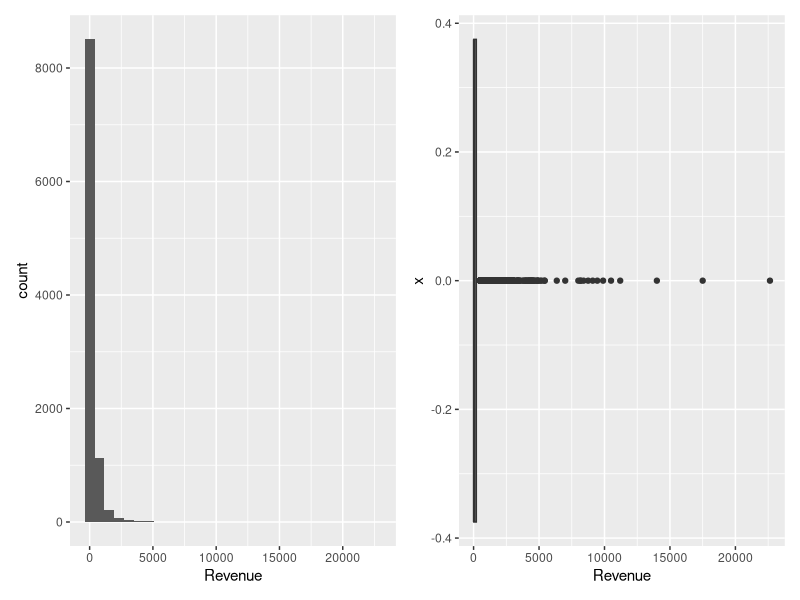
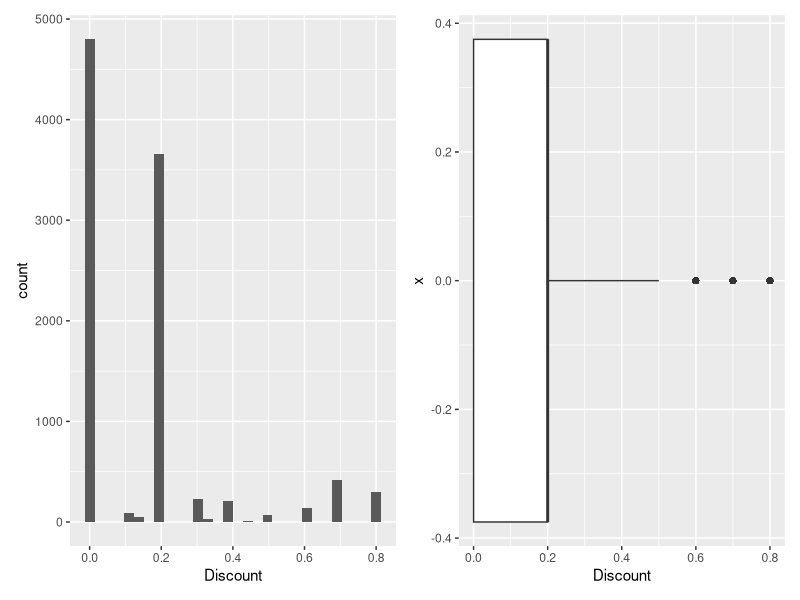
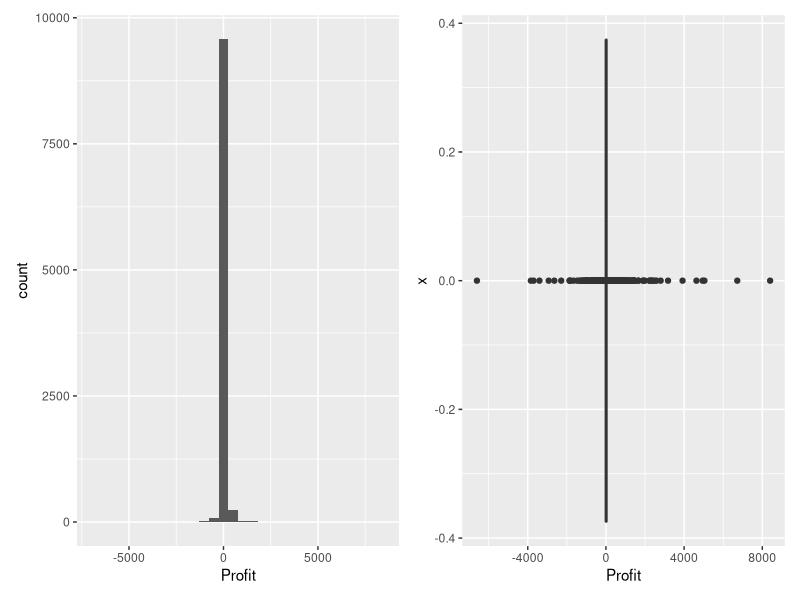
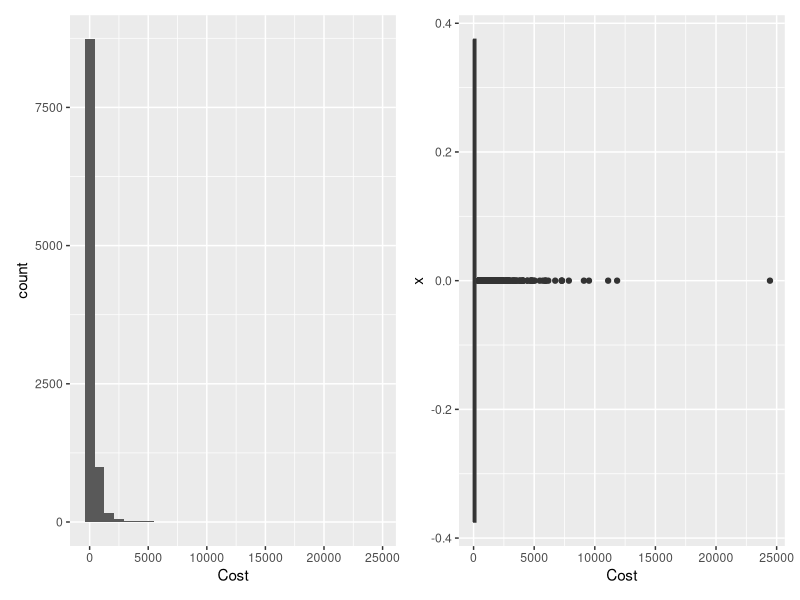
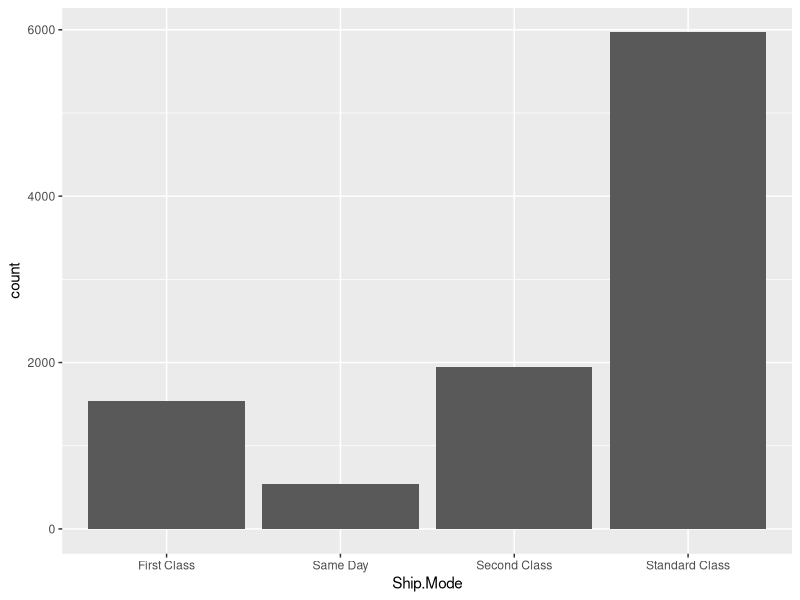
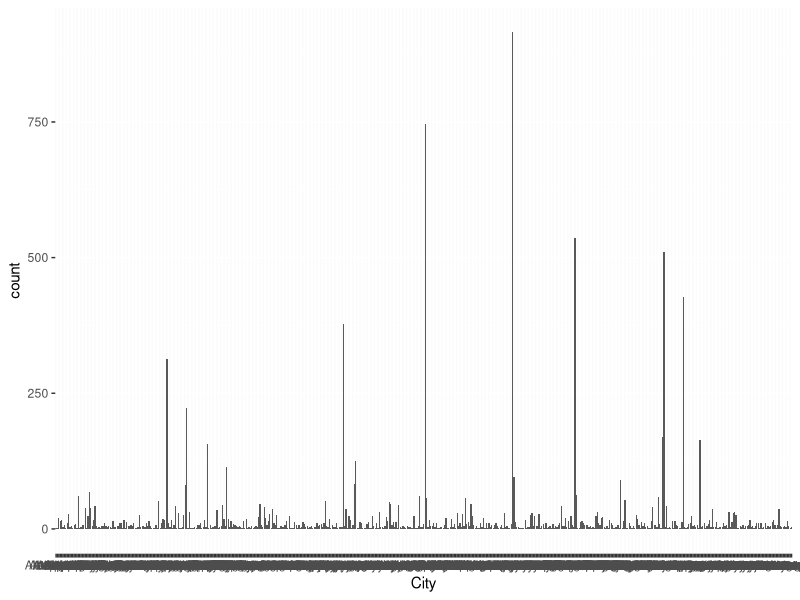
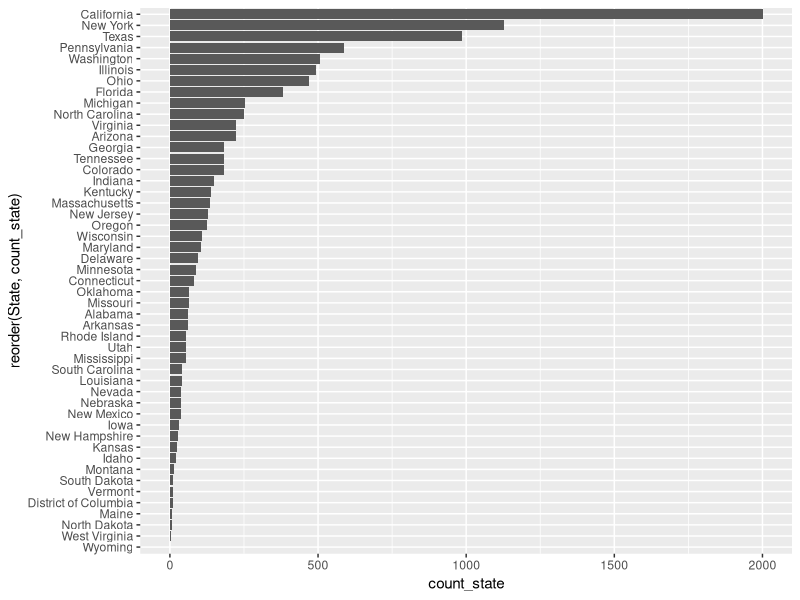
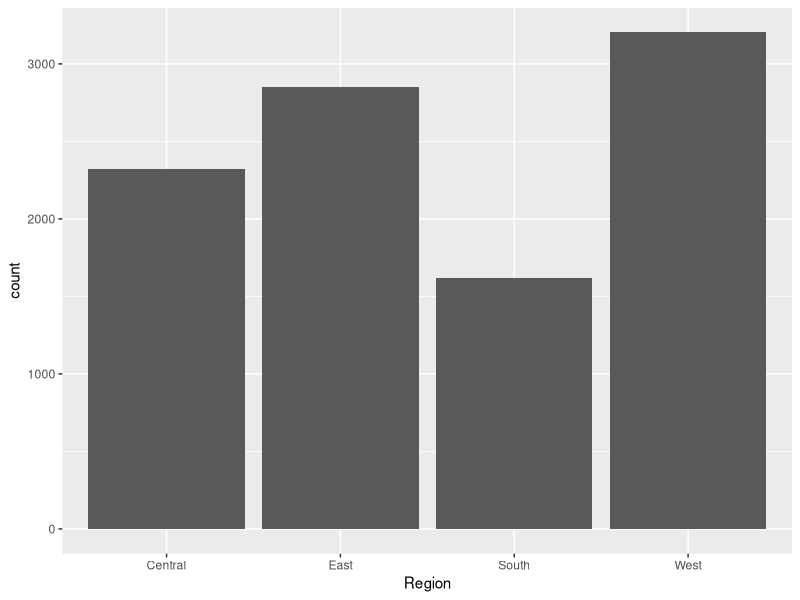

The R source for these figures, in order: (Note: this script raises an error after producing the figures.)
## ---- chunk 1
knitr::opts_chunk$set(echo = TRUE)
## ---- chunk 2
# Course: Communicating Data
# Purpose:
# Due Date: May 13, 2020
# Author: Dani Alday, Joey Clancy
## ---- chunk 3
# Clear environment of variables and functions
rm(list = ls(all = TRUE))

# Clear environmet of packages
if (is.null(sessionInfo()$otherPkgs) == FALSE) lapply(paste("package:", names(sessionInfo()$otherPkgs), sep = ""), detach, character.only = TRUE, unload = TRUE)
## ---- chunk 4
# Load all necessary packages below
library(ggplot2)
library(dplyr)
library(lubridate)
library(patchwork)
library(kableExtra)
library(forcats)
library(colorspace)
library(gridExtra)
## ---- chunk 5
# Remove scientific notation
options(scipen = 999)
## ---- chunk 6
# Load the data
officeMate <- read.csv("mtp_off_mate.csv", header = TRUE)
## ---- chunk 7
# Create cost column
officeMate <- cbind(officeMate, Cost = officeMate$Revenue - officeMate$Profit)
## ---- chunk 8
# Convert necessary variables to factors
names <- c("Ship.Mode", "City", "State", "Region", "Segment", "Category", "Sub.Category", "Quantity")
officeMate[names] <- lapply(officeMate[names], factor)
## ---- chunk 9
# Convert dates to date type
officeMate$Order.Date <- mdy(officeMate$Order.Date)
officeMate$Ship.Date <- mdy(officeMate$Ship.Date)

# Create shipping time variable
officeMate <- cbind(officeMate, shipTime = officeMate$Ship.Date - officeMate$Order.Date)
officeMate$shipTime <- as.numeric(officeMate$shipTime, units = "days")
## ---- chunk 10
# Return the first few rows of data
head(officeMate)
## ---- chunk 11
# Showing the type of variables in our data set
str(officeMate)
## ---- chunk 12
# Getting a summary of our variables
summary(officeMate)
## ---- chunk 13
# Creating a function to plot histogram and box plot at the same time
histPlusBox <- function(data, vbl, binNum) {
  histogram <- ggplot(data = data, mapping = aes(x = {{ vbl }})) +
    geom_histogram(bins = binNum)

  boxplot <- ggplot(data = data, mapping = aes(x = 0)) +
    geom_boxplot(mapping = aes(y = {{ vbl }})) +
    coord_flip()

  histogram + boxplot
}
## ---- chunk 14
# histogram of revenue
histPlusBox(officeMate, Revenue, 30)
## ---- chunk 15
# histogram of discount
histPlusBox(officeMate, Discount, 30)
## ---- chunk 16
# histogram of profit
histPlusBox(officeMate, Profit, 30)
## ---- chunk 17
# histogram of Cost
histPlusBox(officeMate, Cost, 30)
## ---- chunk 18
# Bar graph of ship mode
officeMate %>%
  ggplot(mapping = aes(x = Ship.Mode)) +
  geom_bar()
## ---- chunk 19
# Bar Graph of cities
# Too many cities to extract any significant meaning
officeMate %>%
  ggplot(mapping = aes(x = City)) +
  geom_bar()
## ---- chunk 20
# Bar Graph of states
officeMate %>%
  group_by(State) %>%
  summarize(count_state = n()) %>%
  ggplot(mapping = aes(x = reorder(State, count_state), y = count_state)) +
  geom_bar(stat = "identity") +
  coord_flip()
## ---- chunk 21
# Bar graph of Region
officeMate %>%
  ggplot(mapping = aes(x = Region)) +
  geom_bar()
## ---- chunk 22
# Bar graph of segment
officeMate %>%
  ggplot(mapping = aes(x = Segment)) +
  geom_bar()
## ---- chunk 23
# bar graph of category
officeMate %>%
  ggplot(mapping = aes(x = Category)) +
  geom_bar()
## ---- chunk 24
# Bar graph of subcategories
officeMate %>%
  group_by(Sub.Category) %>%
  summarize(count_cat = n()) %>%
  ggplot(mapping = aes(x = reorder(Sub.Category, count_cat), y = count_cat)) +
  geom_bar(stat = "identity") +
  coord_flip()
## ---- chunk 25
# Bar graph of quantity
officeMate %>%
  ggplot(mapping = aes(x = Quantity)) +
  geom_bar()
## ---- chunk 26
# Faceted graph of order dates over the years
officeMate %>%
  group_by(Order.Date) %>%
  summarize(count = n()) %>%
  ggplot(mapping = aes(x = reorder(months(Order.Date), count), y = count)) +
  geom_col() +
  facet_wrap(~ year(Order.Date)) +
  coord_flip()
## ---- chunk 27
# Faceted graph of shipping dates over the years
officeMate %>%
  group_by(Ship.Date) %>%
  summarize(count = n()) %>%
  ggplot(mapping = aes(x = reorder(months(Ship.Date), count), y = count)) +
  geom_col() +
  facet_wrap(~ year(Ship.Date)) +
  coord_flip()
## ---- chunk 28
# Faceted graphs of shiptime over the years
officeMate %>%
  group_by(shipTime, Ship.Date) %>%
  summarize(count = n()) %>%
  ggplot(mapping = aes(x = shipTime, count), y = count) +
  geom_col() +
  facet_wrap(~ year(Ship.Date)) +
  labs(x = "Ship Time (days)", y = "Count")
## ---- chunk 29
# Correlation table of quantitative variables
corTab <- officeMate %>%
  select_if(is.numeric) %>% # Use to select just the numeric variables
  cor() %>%
  round(2)
kable(corTab)
## ---- chunk 30
# Scatterplot of cost and revenue, should be positive
officeMate %>%
  ggplot(mapping = aes(x = Cost / 1000, y = Revenue / 1000)) + # divide cost and revenue for clarity
  geom_point(position = "jitter") +
  geom_smooth(method = lm, se = FALSE) +
  theme_classic() +
  labs(title = "Cost vs. Revenue", x = "Cost (thousands)", y = "Revenue (thousands)")
## ---- chunk 31
# Scatterplot of costs and discounts
officeMate %>%
  ggplot(mapping = aes(x = Cost / 1000, y = Discount)) + # divide cost for clarity
  geom_point() +
  theme_classic() +
  labs(title = "Cost vs. Discount", subtitle = "Not many discounts beyond the $10,000 amount.", x = "Cost (thousands)")
## ---- chunk 32
# Using mean as a measure of central tendency because it is much lower than the median suggesting that the data is skewed.
officeMate %>%
  group_by(Discount) %>%
  summarize(meanRev = mean(Revenue)) %>% # using mean revenue
  ggplot(mapping = aes(x = Discount, y = meanRev)) +
  geom_line() +
  theme_classic() +
  labs(title = "Mean Revenue by Discount", x = "Discount", y = "Mean Revenue")
## ---- chunk 33
# Using mean as a measure of central tendency because it is much lower than the median suggesting that the data is skewed.
officeMate %>%
  group_by(Discount) %>%
  summarize(medProf = median(Profit)) %>% # using median profit
  ggplot(mapping = aes(x = Discount, y = medProf)) +
  geom_line() +
  geom_hline(yintercept = 0) + # adding a horizontal line to show breakeven point
  theme_classic() +
  labs(title = "Median Profit by Discount", x = "Discount", y = "Median Profit")
## ---- chunk 34
# Creating scatterplot to plot revenue and profit
officeMate %>%
  ggplot(mapping = aes(x = Revenue, y = Profit)) +
  geom_point() +
  geom_smooth(method = lm, se = FALSE) +
  theme_classic() +
  labs(title = "Revenue vs. Profit", subtitle = "Trendline shows that as revenue increases, profit also increases.")
## ---- chunk 35
# Graphing categories by the average discount
officeMate %>%
  filter(Discount != 0) %>% # using only discount
  group_by(Category) %>%
  summarize(meanDisc = mean(Discount)) %>% # using means
  ggplot(mapping = aes(x = reorder(Category, meanDisc), y = meanDisc)) +
  geom_col() +
  theme_classic() +
  labs(title = "Category vs. Mean Discount", subtitle = "Office supplies receive the highest average discounts.", x = "Category", y = "Mean Discount ($)")
## ---- chunk 36
# Graph of Subcategory by the Discount counts
officeMate %>%
  filter(Discount != 0) %>% # using only discounts
  group_by(Sub.Category, Category) %>%
  summarize(count_dis = n()) %>% # creating a count
  ggplot(mapping = aes(x = reorder(Sub.Category, count_dis), y = count_dis, fill = Category)) +
  geom_bar(stat = "identity") +
  coord_flip() +
  theme_classic() +
  labs(title = "Subcategory vs. Discount Count", subtitle = "Binders is the subcategory that offer the most discounts.", x = "Subcategory", y = "Discount Count")
## ---- chunk 37
# Factoring Discount to see the summary
disc_factor <- factor(officeMate$Discount)
summary(disc_factor)
## ---- chunk 38
# Showing ship mode breakdown by days
# Allows us to see how long ship modes really take
officeMate %>%
  ggplot(mapping = aes(x = shipTime, fill = Ship.Mode)) +
  geom_histogram() +
  theme_classic() +
  labs(title = "Ship Time vs. Count", subtitle = "A shipping time of four days is most frequent.", x = "Ship time (days)", y = "Count")
## ---- chunk 39
# Showing ship mode breakdown by Region and Median Rev
officeMate %>%
  group_by(Ship.Mode, Revenue, Region) %>%
  summarize(medRev = median(Revenue)) %>% # using median revenue
  ggplot(mapping = aes(x = reorder(Ship.Mode, medRev), y = medRev / 1000, fill = Region)) +
  geom_col() +
  theme_classic() +
  labs(title = "Ship Mode vs. Median Revenue", subtitle = "Standard Class brings in highest median revenue.", x = "Ship Mode", y = "Median Revenue (thousands)")
## ---- chunk 40
# Creating two graphs to view average shipping times by region and segment over time
grid.arrange(
  officeMate %>%
    mutate(yr = year(Order.Date)) %>%
    group_by(yr, Region) %>%
    summarise(mean_st = mean(shipTime)) %>% # using mean
    ggplot(aes(x = yr, y = mean_st, group = Region, color = Region)) +
    geom_line() +
    theme_classic() +
    labs(title = " Mean Ship Time from 2012 - 2015 by Region", x = "Year", y = "Mean Ship Time"),

  officeMate %>%
    mutate(yr = year(Order.Date)) %>%
    group_by(yr, Segment) %>%
    summarise(mean_st = mean(shipTime)) %>% # using mean
    ggplot(aes(x = yr, y = mean_st, group = Segment, color = Segment)) +
    geom_line() +
    theme_classic() +
    labs(title = " Mean Ship Time from 2012 - 2015 by Segment", x = "Year", y = "Mean Ship Time")
)
## ---- chunk 41
# Creating a graph to view Region breakdown by segment
officeMate %>%
  group_by(Region, Segment) %>%
  summarize(count1 = n()) %>%
  ggplot(mapping = aes(x = Segment, y = count1, fill = Region)) +
  geom_col() +
  theme_classic() +
  labs(title = "Segment vs. Region", subtitle = "Consumer segment has the highest count by a lot.", y = "Segment Count")
## ---- chunk 42
day_week <- c("Sunday", "Monday", "Tuesday", "Wednesday", "Thursday", "Friday", "Saturday") # creating a vector to create days

# Creating graph to view orders by day
officeMate %>%
  mutate(orderDay = weekdays(Order.Date)) %>%
  mutate(orderDay = fct_relevel(orderDay, levels = day_week)) %>% # refactoring days
  ggplot(mapping = aes(x = orderDay, fill = Segment)) + # visualize by segment
  geom_bar() +
  theme_classic() +
  labs(title = "Weekday vs. Count", subtitle = "Saturday and Wednesday have the highest counts.", x = "Weekday", y = "Count")
## ---- chunk 43
# Profit data is skewed, so we used median instead of mean
officeMate %>%
  mutate(yr = year(Order.Date)) %>%
  group_by(Segment, yr) %>%
  summarise(med_prof = median(Profit)) %>% # using median profit
  ggplot(mapping = aes(x = yr, y = med_prof, color = Segment)) + # separating by segment
  geom_line() +
  theme_classic() +
  labs(title = "Median Profit Over Time", subtitle = "Home office sees a dramatic decrease from 2013 - 2014.", x = "Year", y = "Median Profit")
## ---- chunk 44
graph1 <- officeMate %>%
  group_by(State) %>%
  summarize(totalRev = sum(Revenue)) %>%
  top_n(10, totalRev) %>% # using top 10 to show highest revenue states
  ggplot(mapping = aes(x = reorder(State, totalRev), y = totalRev / 1000)) +
  geom_col() +
  coord_flip() +
  theme_classic() +
  labs(title = "Top 10 Total Revenue by State", subtitle = "California and New York bring in the most total revenue.", x = "State", y = "Total Revenue (thousands)")

graph2 <- officeMate %>%
  group_by(State) %>%
  summarize(totalProf = sum(Profit)) %>%
  top_n(10, totalProf) %>% # using top 10 to show highest revenue states
  ggplot(mapping = aes(x = reorder(State, totalProf), y = totalProf / 1000)) +
  geom_col() +
  coord_flip() +
  theme_classic() +
  labs(title = "Top 10 Total Profit by State", subtitle = "California and New York have the highest profits.", x = "State", y = "Total Profit (thousands)")

graph1 + graph2
## ---- chunk 45
# Cost breakdown per top ten states
officeMate %>%
  group_by(State) %>%
  summarize(totalCost = sum(Cost)) %>%
  top_n(10, totalCost) %>% # using top 10 to show highest cost states
  ggplot(mapping = aes(x = reorder(State, totalCost), y = totalCost / 1000)) +
  geom_col() +
  coord_flip() +
  theme_classic() +
  labs(title = "Top 10 Total Cost by State", subtitle = "California and New York have the highest Costs", x = "State", y = "Total Costs (thousands)")
## ---- chunk 46
# Top ten total revenue and city per city
cityGraph <- officeMate %>%
  group_by(City) %>%
  summarize(totalRev = sum(Revenue)) %>% # using total revenue
  top_n(10, totalRev) %>% # using top 10 to show highest revenue cities
  ggplot(mapping = aes(x = reorder(City, totalRev), y = totalRev)) +
  geom_col() +
  coord_flip() +
  theme_classic() +
  labs(title = "Top 10 Total Revenue Per City", subtitle = "New York City and LA are the two cities that pull in the most revenue.", x = "City", y = "Total Revenue")

cityGraph2 <- officeMate %>%
  group_by(City) %>%
  summarize(totalProf = sum(Profit)) %>% # using total profits
  top_n(10, totalProf) %>% # using top 10 to show highest profits cities
  ggplot(mapping = aes(x = reorder(City, totalProf), y = totalProf / 1000)) +
  geom_col() +
  coord_flip() +
  theme_classic() +
  labs(title = "Top 10 Total Profit by City", subtitle = "New York City significantly out performs the other nine locations.", x = "City", y = "Total Profit (thousands)")

cityGraph + cityGraph2
## ---- chunk 47
officeMate %>%
  group_by(City) %>%
  summarize(totalCost = sum(Cost)) %>%
  top_n(10, totalCost) %>% # using top 10 to show highest cost cities
  ggplot(mapping = aes(x = reorder(City, totalCost), y = totalCost / 1000)) +
  geom_col() +
  coord_flip() +
  theme_classic() +
  labs(title = "Top 10 Total Costs by City", subtitle = "NYC has a higher cost than LA.", x = "City", y = "Total Costs (thousands)")
## ---- chunk 48
# Region and total revenue
officeMate %>%
  group_by(Region, Revenue) %>%
  summarise(sumRev = sum(Revenue)) %>%
  ggplot(mapping = aes(x = Region, y = sumRev / 1000)) + # using revenue, dividing for clarity
  geom_col() +
  theme_classic() +
  labs(title = "Region vs. Total Revenue", subtitle = "The western region brings in the highest total revenue, with the East being a close second.", y = "Total Revenue (thousands)")
## ---- chunk 49
# Bar graph to show count of discounts among the different regions
officeMate %>%
  filter(Discount != 0) %>% # using only discounts
  group_by(Discount, Region) %>%
  summarise(count_dis = n()) %>% # creating a count
  ggplot(mapping = aes(x = Region, y = count_dis)) +
  geom_col() +
  theme_classic() +
  labs(title = "Region vs. Discount Count", subtitle = "The central region offers the most discounts, but not by a wide margian.", y = "Discount Count")
## ---- chunk 50
# Bar graph of profit and region
officeMate %>%
  group_by(Region) %>%
  summarize(totalProf = sum(Profit)) %>% # using total profits
  ggplot(mapping = aes(x = reorder(Region, totalProf), y = totalProf)) +
  geom_col() +
  coord_flip() +
  theme_classic() +
  labs(title = "Profit by Region", subtitle = "West has highest Profit", y = "Total Profit (hundred thousands)")
## ---- chunk 51
# Mean discount per subcategory colored by category
# Shows distribution of discounts as well as the amounts
officeMate %>%
  filter(Discount != 0) %>% # using only discounts
  group_by(Sub.Category, Category) %>%
  summarize(meanDisc = mean(Discount)) %>%
  ggplot(mapping = aes(x = reorder(Sub.Category, meanDisc), y = meanDisc, fill = Category)) +
  geom_col() +
  coord_flip() +
  theme_classic() +
  labs(title = "Mean Discount per Subcategory", subtitle = "Binders offer the highest average discounts.", x = "Subcategory", y = "Mean Discount ($)")
## ---- chunk 52
# Revenue over time, revenue in hundred thousands
officeMate %>%
  mutate(yr = year(Order.Date)) %>%
  group_by(yr) %>%
  summarise(sumRev = sum(Revenue)) %>% # using sum revenue
  ggplot(mapping = aes(x = yr, y = sumRev / 100000)) +
  geom_line() +
  theme_classic() +
  labs(title = "Total Revenue Over Time", subtitle = "", x = "Year", y = "Total Revenue (hundred thousands)")
## ---- chunk 53
# Bar graph of City Profit (NY and LA)
# Divided by segment
nyProfit <- officeMate %>%
  filter(City == "New York City") %>% # want to see only NYC
  group_by(Segment) %>%
  summarize(totalProf = sum(Profit)) %>% # using total profit
  ggplot(mapping = aes(x = reorder(Segment, totalProf), y = totalProf)) +
  geom_col() +
  theme_classic() +
  labs(title = "New York City Total Profit", subtitle = "Consumer segment pulls in highest profits.", x = "Segment", y = "Total Profit ($)")

caliProfit <- officeMate %>%
  filter(City == "Los Angeles") %>% # want to see only LA
  group_by(Segment) %>%
  summarize(totalProf = sum(Profit)) %>% # using total profit
  ggplot(mapping = aes(x = reorder(Segment, totalProf), y = totalProf)) +
  geom_col() +
  theme_classic() +
  labs(title = "Los Angeles Total Profit", subtitle = "Consumer segment pulls in highest profits.", x = "Segment", y = "Total Profit ($)")

nyProfit + caliProfit
## ---- chunk 54
# Proportion of discount to no discount for each region.
officeMate %>%
  mutate(DiscountTF = Discount != 0) %>% # using only discount
  ggplot(mapping = aes(x = Region, fill = DiscountTF)) +
  geom_bar(position = "fill") +
  theme_classic() +
  labs(title = "Proportional Fill of Discounts per Region", subtitle = "The Central region offers the most discounts.", y = "Proportion of Discounts (%)")
## ---- chunk 55
# Discount is present, bar graph for Regions
y1 <- officeMate %>%
  filter(Discount != 0) %>% # using only discount
  ggplot(mapping = aes(x = Region, y = Profit)) +
  geom_col() +
  theme_classic() +
  labs(title = "Region vs. Profit", subtitle = "When discounts are present, profits range widely between positive and negative values.")

# Discount is absent, bar graph for Regions
x1 <- officeMate %>%
  filter(Discount == 0) %>% # using non discount
  ggplot(mapping = aes(x = Region, y = Profit)) +
  geom_col() +
  theme_classic() +
  labs(title = "Region vs. Profit", subtitle = "When discounts are not present, profits are always positive.")

y1 + x1
## ---- chunk 56
# Profit data is skewed, so we used median instead of mean
officeMate$shipTimeFact <- as.factor(officeMate$shipTime)

officeMate %>%
  mutate(yr = year(Order.Date)) %>%
  mutate(shipTimeFact = fct_recode(shipTimeFact, `0-1` = "0", `0-1` = "1", `2-3` = "2", `2-3` = "3", `4-5` = "4", `4-5` = "5", `6-7` = "6", `6-7` = "7")) %>% # refactoring shiptime for clarity
  group_by(shipTimeFact, yr) %>%
  summarise(med_prof = median(Profit)) %>% # using median profits
  ggplot(mapping = aes(x = yr, y = med_prof, color = shipTimeFact)) +
  geom_line() +
  theme_classic() +
  labs(title = "Median Profit by Ship Time", subtitle = "2-3 days shipping time generally has highest profits.", x = "Year", y = "Median Profit")
## ---- chunk 57
# Scatterplot to see where profit becomes negative (at what discount level)
officeMate %>%
  filter(Discount > 0) %>%
  group_by(Discount, Category) %>%
  summarise(sumProf = sum(Profit)) %>%
  ggplot(mapping = aes(x = Discount, y = sumProf, color = Category)) +
  geom_point() +
  geom_vline(xintercept = 0.3) + # adding a vertical line at .3, divides positive and negative
  geom_hline(yintercept = 0) + # adding a horizontal breakeven point
  theme_classic() +
  labs(title = "Discount vs. Total Profit", subtitle = "Total profits are negative beyond discounts of 30%.", x = "Discount (%)", y = "Total Profit")
## ---- chunk 58
# Scatterplot of discount levels and profit
officeMate %>%
  filter(Discount > 0) %>%
  group_by(Discount, Sub.Category) %>%
  summarise(sumProf = sum(Profit)) %>%
  ggplot(mapping = aes(x = Discount, y = sumProf, color = Sub.Category)) +
  geom_point(position = "jitter") +
  geom_vline(xintercept = 0.3) + # adding a vertical line at .3, divides positive and negative profits
  geom_hline(yintercept = 0) + # adding a horizontal breakeven point
  theme_classic() +
  labs(title = "Discount vs. Total Profit", subtitle = "Total profits are negative beyond discounts of 30%.", x = "Discount (%)", y = "Total Profit")
## ---- chunk 59
# Creating graph of total revenue by sub category
svg <- officeMate %>%
  group_by(Revenue, Sub.Category) %>%
  summarize(totalRev = sum(Revenue)) %>%
  ggplot(mapping = aes(x = Sub.Category, y = totalRev / 100000)) + # using sums of revenue
  geom_col() +
  theme_classic() +
  labs(title = "Total Revenue vs. Subcategory", x = "Subcategory", y = "Total Revenue (hundred thousands)") +
  coord_flip()

# Creating graph of discount count by sub category
efj <- officeMate %>%
  group_by(Discount, Sub.Category) %>%
  summarize(countDis = n()) %>%
  ggplot(mapping = aes(x = Sub.Category, y = countDis)) +
  geom_col() +
  theme_classic() +
  labs(title = "Discount Count vs. Subcategory", x = "Subcategory", y = "Discount Count") +
  coord_flip()

svg + efj
## ---- chunk 60
# Do discounts at higher rates bring in more customers and as a result more revenue?
Discount_Factor <- as.factor(officeMate$Discount)

officialMemoViz1 <- officeMate %>%
  mutate(Discount_Factor = fct_recode(Discount_Factor, `0 - 30%` = "0", `0 - 30%` = "0.1", `0 - 30%` = "0.15", `0 - 30%` = "0.2", `0 - 30%` = "0.3", `30 - 50%` = "0.32", `30 - 50%` = "0.4", `30 - 50%` = "0.45", `30 - 50%` = "0.5", `51 - 80%` = "0.6", `51 - 80%` = "0.7", `51 - 80%` = "0.8")) %>% # refactoring discount levels
  group_by(Revenue, Sub.Category, Discount_Factor, Discount) %>%
  filter(Discount_Factor != "0 - 30%") %>% # filtering out 20% discounts
  summarise(meanRev = mean(Revenue)) %>%
  ggplot(mapping = aes(x = reorder(Sub.Category, Discount), y = meanRev / 10000, fill = Discount_Factor)) +
  geom_bar(stat = "identity") +
  theme_classic() +
  labs(title = "Mean Revenue vs. Subcategory", subtitle = "Higher discounts do not necessarily mean more revenue.", x = "Subcategory", y = "Mean Revenue (ten thousands)")
coord_flip()

officialMemoViz1
## ---- chunk 61
# Median profit range for subcategories and categories
g1 <- officeMate %>%
  group_by(Sub.Category, Profit, Category) %>%
  summarize(medProf = median(Profit)) %>%
  ggplot(mapping = aes(x = Sub.Category, y = medProf / 10000)) + # using median profits
  geom_bar(stat = "identity") +
  coord_flip() +
  geom_hline(yintercept = 0) +
  theme_classic() +
  labs(title = "Median Profit vs. Subcategory", x = "Subcategory", y = "Median Profit (ten thousands)")

g2 <- officeMate %>%
  group_by(Profit, Category) %>%
  summarize(medProf = median(Profit)) %>%
  ggplot(mapping = aes(x = Category, y = medProf / 10000)) + # using median profits
  geom_bar(stat = "identity") +
  coord_flip() +
  geom_hline(yintercept = 0) +
  theme_classic() +
  labs(title = "Median Profit vs. Category", x = "Category", y = "Median Profit (ten thousands)")

g1 / g2
## ---- chunk 62
# Find distribution of profits when discount is given and when there is no discount
memo1 <- officeMate %>%
  select(Discount, Profit) %>%
  mutate(Discount_TF = as.factor(ifelse(Discount > 0, "Discount", "No Discount"))) %>%
  group_by(Discount, Profit) %>%
  ggplot(mapping = aes(x = Discount_TF, y = Profit, fill = Discount_TF)) + # using median price
  geom_col() +
  theme_classic() +
  labs(title = "Discount vs. Profit", subtitle = "Difference in profit range when discounts are offered versus when they're not.")

memo1
## ---- chunk 63
# Create second image for memo
DiscProf2 <- officeMate %>%
  mutate(profpos = ifelse(Profit >= 0, "pos", "neg")) %>% # refactoring profit
  group_by(Discount) %>%
  ggplot(mapping = aes(x = Discount, y = Profit / 100000, fill = profpos)) + # using median price
  geom_bar(stat = "identity") +
  geom_hline(yintercept = 0) +
  theme_classic() +
  labs(title = "Discount vs. Profit", subtitle = "The amount of positive profit decreases dramatically after 20% discount level.", y = "Profit (hundred thousands)")

DiscProf1 <- officeMate %>%
  select(Discount, Profit) %>%
  mutate(Discount_TF = as.factor(ifelse(Discount > 0, "Discount", "No Discount"))) %>% # refactoring profit
  group_by(Discount, Profit) %>%
  ggplot(mapping = aes(x = Discount_TF, y = Profit / 100000, fill = Discount_TF)) + # using median price
  geom_col() +
  theme_classic() +
  labs(title = "Discount vs. Profit", subtitle = "Difference in profit range when discounts are offered versus when they're not.", y = "Profit (hundred thousands)")

officialMemoViz2 <- DiscProf1 / DiscProf2
officialMemoViz2
## ---- chunk 64
# Pairwise T Test to see relation between factor levels of discount and Revenue.
pairwise.t.test(officeMate$Profit, as.factor(officeMate$Discount))
## ---- chunk 65
# 95% CI, get z-value for upper tail, use 0.975 since is one sided
z <- qnorm(0.975)

# Incorporate CI into bar graph of means
officeMate %>%
  group_by(Discount) %>%
  summarise(
    meanProf = mean(Profit), sd = sd(Profit),
    n = n(), ci = z * sd / sqrt(n)
  ) %>%
  ggplot(aes(x = Discount, y = meanProf)) +
  geom_bar(stat = "identity") +
  geom_errorbar(aes(ymin = meanProf - ci, ymax = meanProf + ci),
    width = 0.03, size = 1, color = "light blue"
  ) + # adding aesthetics to the confidence intervals
  theme_classic() +
  labs(title = "Bar Graph of Means", subtitle = "Lower discounts are statistically different in mean revenue when compared to higher level discounts.", x = "Discount Level", y = "Mean Profit")
## ---- chunk 66
# Pairwise T Test to see relation between factor levels of discount on Revenue
pairwise.t.test(officeMate$Revenue, as.factor(officeMate$Discount))
## ---- chunk 67
# 95% CI, get z-value for upper tail, use 0.975 since is one sided
z <- qnorm(0.975)

# Incorporate CI into bar graph of means
officeMate %>%
  group_by(Discount) %>%
  summarise(
    meanRev = mean(Revenue), sd = sd(Revenue),
    n = n(), ci = z * sd / sqrt(n)
  ) %>%
  ggplot(aes(x = Discount, y = meanRev)) +
  geom_bar(stat = "identity") +
  geom_errorbar(aes(ymin = meanRev - ci, ymax = meanRev + ci),
    width = 0.03, size = 1, color = "light blue"
  ) + # adding aesthetics to the confidence intervals
  theme_classic() +
  labs(title = "Bar Graph of Means", subtitle = "High discounts (above 60%) are statistically different from lower disocunts in terms of revenue.", x = "Discount Level", y = "Mean Revenue")
## ---- chunk 68
cor.test(officeMate$Profit, officeMate$Discount, method = c("pearson"))
## ---- chunk 69
# Do discounts at higher rates bring in more customers and as a result more revenue?
Discount_Factor <- as.factor(officeMate$Discount)

officialMemoViz1 <- officeMate %>%
  mutate(Discount_Factor = fct_recode(Discount_Factor, `0 - 30%` = "0", `0 - 30%` = "0.1", `0 - 30%` = "0.15", `0 - 30%` = "0.2", `0 - 30%` = "0.3", `30 - 50%` = "0.32", `30 - 50%` = "0.4", `30 - 50%` = "0.45", `30 - 50%` = "0.5", `51 - 80%` = "0.6", `51 - 80%` = "0.7", `51 - 80%` = "0.8")) %>% # refactoring discount levels for clarity
  group_by(Revenue, Sub.Category, Discount_Factor, Discount) %>%
  filter(Discount_Factor != "0 - 30%") %>% # filtering out 20% and lower
  summarise(meanRev = mean(Revenue)) %>%
  ggplot(mapping = aes(x = reorder(Sub.Category, Discount), y = meanRev / 1000, fill = Discount_Factor)) +
  geom_bar(stat = "identity") +
  theme_classic() +
  labs(title = "Lower Discounts show higher Revenues ($)", subtitle = "Consider removing appliances due to low revenue and low profitability", x = "Subcategory", y = "Average Revenue (thousands)", fill = "Discount Percentages") +
  theme(plot.title = element_text(hjust = 0.5), plot.subtitle = element_text(hjust = 0.5)) +
  scale_fill_manual(values = c("#00BFC4", "#F8766D"))

officialMemoViz1
## ---- chunk 70
# Create second image for memo
DiscProf2 <- officeMate %>%
  mutate(Profits = ifelse(Profit >= 0, "Positive", "Negative")) %>% # creating legend, and refactoring profit
  group_by(Discount) %>%
  ggplot(mapping = aes(x = Discount, y = Profit / 100000, fill = Profits)) + # using median price
  geom_bar(stat = "identity") +
  geom_hline(yintercept = 0) +
  theme_classic() +
  labs(title = "Higher Discounts have lower Profits ($)", subtitle = "Profits decreases dramatically after 20% discount level", y = "Profit (hundred thousands)", x = "Discounts") +
  theme(plot.title = element_text(hjust = 0.5), plot.subtitle = element_text(hjust = 0.5)) +
  guides(fill = guide_legend(reverse = TRUE))

DiscProf1 <- officeMate %>%
  select(Discount, Profit) %>%
  mutate(Discounts = as.factor(ifelse(Discount > 0, "Yes", "No"))) %>% # creating legend, and refactoring discount
  group_by(Discount, Profit) %>%
  ggplot(mapping = aes(x = Discounts, y = Profit / 100000, fill = Discounts)) + # using median price
  geom_col() +
  geom_hline(yintercept = 0) + # adding a horizontal line to highlight breakeven point
  theme_classic() +
  labs(title = "Discounts decrease Profits ($)", subtitle = "Non-discounted profits are always positive", y = "Profit (hundred thousands)") +
  theme(plot.title = element_text(hjust = 0.5), plot.subtitle = element_text(hjust = 0.5)) +
  scale_fill_manual(values = c("#00BFC4", "#F8766D"))

officialMemoViz2 <- DiscProf1 / DiscProf2
officialMemoViz2
## ---- chunk 71
# Save both images to jpg files.
ggsave(filename = "plot1.jpg", plot = officialMemoViz1)
ggsave(filename = "plot2.jpg", plot = officialMemoViz2)
